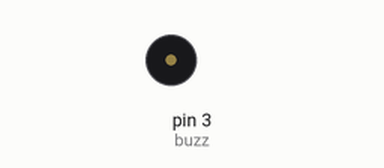
The sketch below on a simulated Arduino Uno, built with avr-gcc and run on an emulated ATmega328P. Shown: buzzer (waves = sounding).

Above: at 0.8 s.
At 17.3 s:
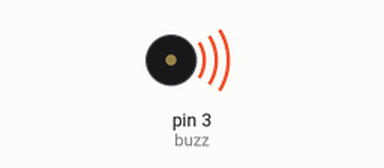
Timing chart, 0 to 18.1 s (numbered marks = the images above):
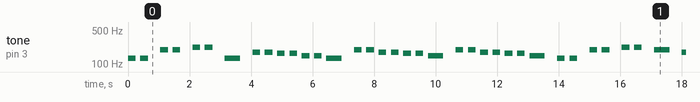

The sketch:

musicaSimples.ino
```cpp
//===============================
//Adaptado de https://www.tinkercad.com/things/63IbOlP7JA9-musica-simples-no-arduino-leds-no-ritmo
//===============================

// identificando os dispositivos às suas portas
#define buzz 3

/* anotacao de frequencias:
	Si-(B-) = 123.5
	Dó(C) = 131
	Ré(D) = 147.2
	Mi(E) = 165
	Fá(F) = 174.3
	Sol(G) = 196
	La(A) = 220.5
	Si(B) = 247.3
	Dó+(C+) = 261.5
    Ré+(D+) = 295.1
*/

// definindo variaveis para as frequencias
int s = 123.5;
int c = 131;
int d = 147.2;
int e = 165;
int f = 174.3;
int g = 196;
int a = 220.5;
int b = 247.3;
int i = 261.5;
int r = 295.1;

// tempos da musica
int sb = 500;
int mn = 400;
int sm = 250;
int cl = 150;

void setup()
{
    pinMode(buzz,OUTPUT);
}

void loop()
{
    // Música 1
    tone(buzz,c);
    delay(sm);
    noTone(buzz);
  	delay(cl);
	  tone(buzz,c);
    delay(sm);
    noTone(buzz);
  	delay(mn);

  	tone(buzz,g);
    delay(sm);
    noTone(buzz);
  	delay(cl);
	  tone(buzz,g);
    delay(sm);
    noTone(buzz);

  	delay(mn);

  	tone(buzz,a);
    delay(sm);
    noTone(buzz);
  	delay(cl);
	  tone(buzz,a);
    delay(sm);
    noTone(buzz);

  	delay(mn);

  	//sing c
  	tone(buzz,c);
    delay(sb);
    noTone(buzz);

  	delay(mn);

  	//sing 2
  	tone(buzz,f);
    delay(sm);
    noTone(buzz);
  	delay(cl);
	  tone(buzz,f);
    delay(sm);
    noTone(buzz);
  	delay(cl);

  	tone(buzz,e);
    delay(sm);
    noTone(buzz);
  	delay(cl);
	  tone(buzz,e);
    delay(sm);
    noTone(buzz);
  	delay(cl);

  	tone(buzz,d);
    delay(sm);
    noTone(buzz);
  	delay(cl);
	  tone(buzz,d);
    delay(sm);
    noTone(buzz);
  	delay(cl);

  	tone(buzz,c);
    delay(sb);
    noTone(buzz);

  	delay(mn);

  	//sing 3
  	tone(buzz,g);
    delay(sm);
    noTone(buzz);
  	delay(cl);
	  tone(buzz,g);
    delay(sm);
    noTone(buzz);
  	delay(cl);

  	tone(buzz,f);
    delay(sm);
    noTone(buzz);
  	delay(cl);
	  tone(buzz,f);
    delay(sm);
    noTone(buzz);
  	delay(cl);

  	tone(buzz,e);
    delay(sm);
    noTone(buzz);
  	delay(cl);
	  tone(buzz,e);
    delay(sm);
    noTone(buzz);
  	delay(cl);

	  tone(buzz,d);
    delay(sb);
    noTone(buzz);

  	delay(mn);

  	//sing 3
  	tone(buzz,g);
    delay(sm);
    noTone(buzz);
  	delay(cl);
	  tone(buzz,g);
    delay(sm);
    noTone(buzz);
  	delay(cl);

  	tone(buzz,f);
    delay(sm);
    noTone(buzz);
  	delay(cl);
	  tone(buzz,f);
    delay(sm);
    noTone(buzz);
  	delay(cl);

  	tone(buzz,e);
    delay(sm);
    noTone(buzz);
  	delay(cl);
	  tone(buzz,e);
    delay(sm);
    noTone(buzz);
  	delay(cl);

	  tone(buzz,d);
    delay(sb);
    noTone(buzz);

  	delay(mn);

  	// sing 1
    tone(buzz,c);
    delay(sm);
    noTone(buzz);
  	delay(cl);
	  tone(buzz,c);
    delay(sm);
    noTone(buzz);

  	delay(mn);

  	tone(buzz,g);
    delay(sm);
    noTone(buzz);
  	delay(cl);
	  tone(buzz,g);
    delay(sm);
    noTone(buzz);

  	delay(mn);

  	tone(buzz,a);
    delay(sm);
    noTone(buzz);
  	delay(cl);
	  tone(buzz,a);
    delay(sm);
    noTone(buzz);

  	delay(mn);

  	//sing g
  	tone(buzz,g);
    delay(sb);
    noTone(buzz);

  	delay(mn);


  	//sing 2
  	tone(buzz,f);
    delay(sm);
    noTone(buzz);
  	delay(cl);
	  tone(buzz,f);
    delay(sm);
    noTone(buzz);
  	delay(cl);

  	tone(buzz,e);
    delay(sm);
    noTone(buzz);
  	delay(cl);
	  tone(buzz,e);
    delay(sm);
    noTone(buzz);
  	delay(cl);

  	tone(buzz,d);
    delay(sm);
    noTone(buzz);
  	delay(cl);
	  tone(buzz,d);
    delay(sm);
    noTone(buzz);
  	delay(cl);

  	tone(buzz,c);
    delay(sb);
    noTone(buzz);

  	delay(7000);

}
```

Measured:
- by itself, tone on pin 3 (buzz): plays 131 Hz for 0.25 s, 131 Hz for 0.25 s, 196 Hz for 0.25 s, 196 Hz for 0.25 s, 220 Hz for 0.25 s, 220 Hz for 0.25 s … (204 notes in this stretch)
